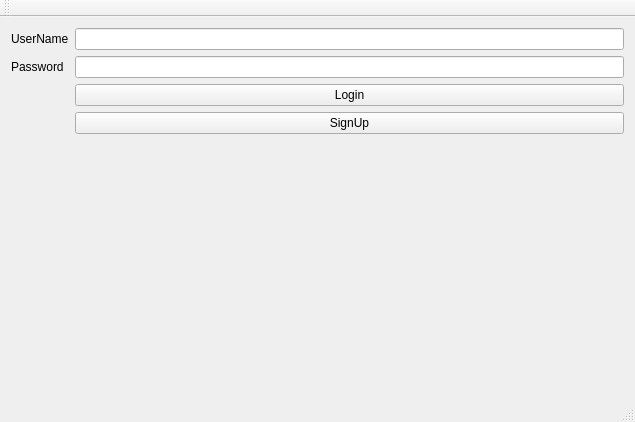
<?xml version="1.0" encoding="UTF-8"?>
<ui version="4.0">
 <class>LoginClass</class>
 <widget class="QMainWindow" name="LoginClass">
  <property name="geometry">
   <rect>
    <x>0</x>
    <y>0</y>
    <width>635</width>
    <height>422</height>
   </rect>
  </property>
  <property name="windowTitle">
   <string>Login</string>
  </property>
  <widget class="QWidget" name="centralWidget">
   <layout class="QVBoxLayout" name="verticalLayout">
    <item>
     <layout class="QFormLayout" name="formLayout">
      <item row="0" column="0">
       <widget class="QLabel" name="labelUserName">
        <property name="text">
         <string>UserName</string>
        </property>
       </widget>
      </item>
      <item row="0" column="1">
       <widget class="QLineEdit" name="lineEditUserName"/>
      </item>
      <item row="1" column="0">
       <widget class="QLabel" name="labelPassword">
        <property name="text">
         <string>Password</string>
        </property>
       </widget>
      </item>
      <item row="1" column="1">
       <widget class="QLineEdit" name="lineEditPassword"/>
      </item>
      <item row="2" column="1">
       <widget class="QPushButton" name="LoginButton">
        <property name="text">
         <string>Login</string>
        </property>
       </widget>
      </item>
      <item row="3" column="1">
       <widget class="QPushButton" name="SignUpButton">
        <property name="text">
         <string>SignUp</string>
        </property>
       </widget>
      </item>
     </layout>
    </item>
   </layout>
  </widget>
  <widget class="QMenuBar" name="menuBar">
   <property name="geometry">
    <rect>
     <x>0</x>
     <y>0</y>
     <width>635</width>
     <height>22</height>
    </rect>
   </property>
  </widget>
  <widget class="QToolBar" name="mainToolBar">
   <attribute name="toolBarArea">
    <enum>TopToolBarArea</enum>
   </attribute>
   <attribute name="toolBarBreak">
    <bool>false</bool>
   </attribute>
  </widget>
  <widget class="QStatusBar" name="statusBar"/>
 </widget>
 <layoutdefault spacing="6" margin="11"/>
 <resources/>
 <connections/>
</ui>
